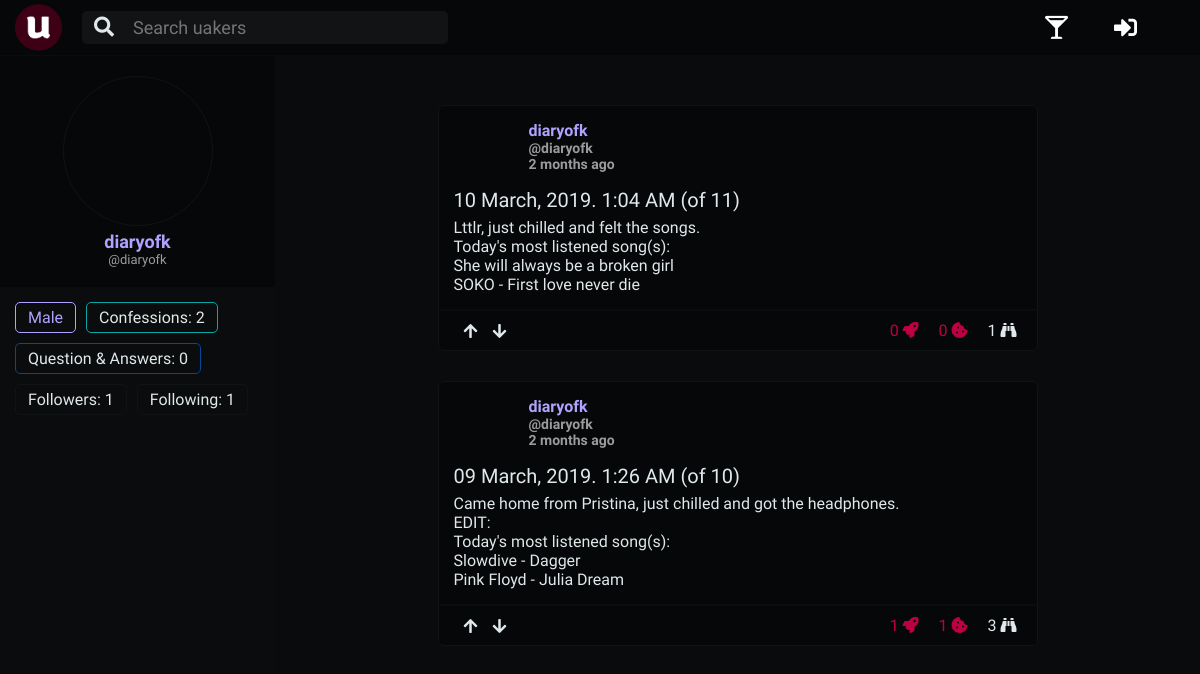
The page /profile/v/diaryofk on the database as committed earlier.
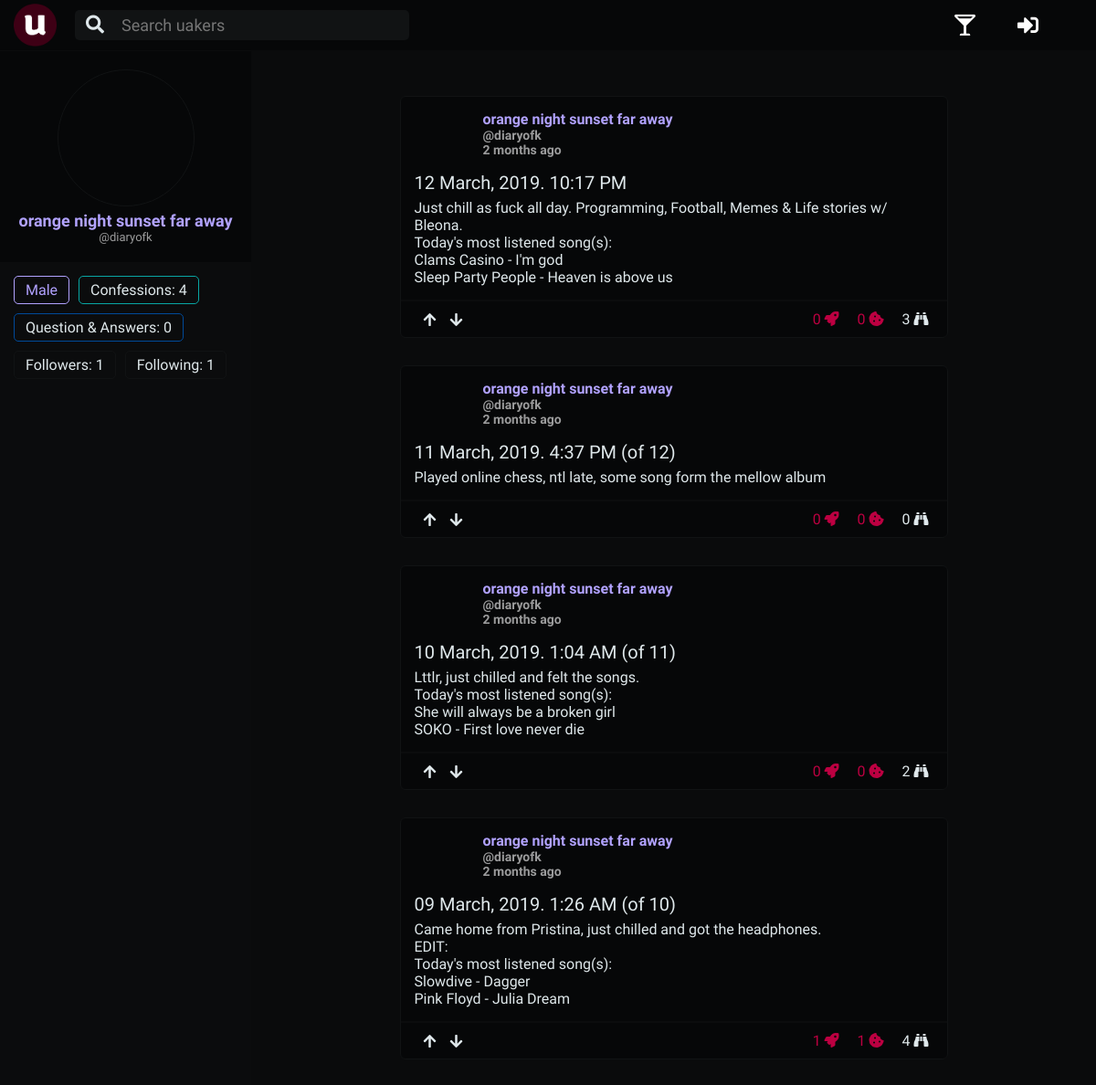
The same page on the database as committed later.
### home/models.py (models this page shows, shortened)
class UserProfile(AbstractUser):
    profile_nickname        = models.CharField(max_length=35)
    profile_year            = models.CharField(max_length=2, choices=YCHOICES)
    profile_sex             = models.CharField(max_length=1, choices=SCHOICES)
    profile_image           = models.CharField(max_length=700, blank=True)
    profile_slug            = models.SlugField(blank=True, max_length=900, unique=True)
    profile_song            = models.CharField(max_length=300, blank=True, null=True)
    def __init__(self, *args, **kwargs):
        self._meta.get_field(
            'username'
        ).validators[0] = CustomUsernameValidator()
        super().__init__(*args, **kwargs)

class Confessions(models.Model):
    confession_author       = models.ForeignKey(UserProfile, on_delete=models.CASCADE)
    confession_title        = models.CharField(max_length=100)
    confession_body         = models.TextField(blank=False, null=False)
    confession_upvotes      = models.ManyToManyField(UserProfile, related_name='confession_upvotes', blank=True)
    confession_downvotes    = models.ManyToManyField(UserProfile, related_name='confession_downvotes', blank=True)
    confession_upvotes_int  = models.IntegerField(default=0)
    confession_views        = models.IntegerField(default=0)
    date_created_at         = models.DateTimeField(auto_now_add=True)
    confession_updated_at   = models.DateTimeField(auto_now=True)
    confession_slug         = models.SlugField(blank=True, max_length=900)

### uprofile/views.py (the view)
# urls.py: path('v/<slug:profile_slug>', views.profile_view, name='profile_view'),
def profile_view(request, profile_slug=''):
    isuser = False
    have_followed_them = False
    if profile_slug == '':
        if request.user.is_authenticated:
            profile_slug = request.user.profile_slug
        else:
            return redirect('home:home_view')
    user_profile = UserProfile.objects.get(profile_slug=profile_slug)
    user_confession_number = Confessions.objects.filter(confession_author=user_profile).count()
    if user_profile == request.user:
        isuser = True
    if request.user.is_authenticated:
        if FollowProfile.objects.filter(follow_init=request.user, follow_rec=user_profile).exists():
            have_followed_them = True
    user_questions = QuestionPost.objects.filter(question_directed=user_profile).all()
    user_confessions = Confessions.objects.filter(confession_author=user_profile).all()
    user_posts = sorted(
        chain(user_questions, user_confessions),
        key=attrgetter('date_created_at'),
        reverse=True)
    if request.method == 'GET':
        qu_form = QuestionPostForm()
        ans_form = AnswerPostForm()
    context = {
        'user_posts': user_posts,
        'user_questions': user_questions,
        'user_profile': user_profile,
        'user_confession_number': user_confession_number,
        'isuser': isuser,
        'have_followed_them': have_followed_them,
        'qu_form': qu_form,
        'ans_form': ans_form,
    }
    return render(request, 'uprofile/profile_view.html', context)

### uprofile/forms.py
class QuestionPostForm(forms.ModelForm):
    question_body = forms.CharField(max_length=10000, required=True, widget=forms.Textarea(attrs={'placeholder': 'Wanna ask a question?', 'onfocus': 'this.placeholder=""', 'onblur': 'this.placeholder="Wanna ask a question?"'}))
    class Meta:
        model = QuestionPost
        fields = ('question_body',)

class AnswerPostForm(forms.ModelForm):
    answer_body = forms.CharField(max_length=10000, required=True, widget=forms.Textarea(attrs={'placeholder': 'Wanna answer the question?', 'onfocus': 'this.placeholder=""', 'onblur': 'this.placeholder="Wanna answer the question?"'}))
    class Meta:
        model = AnswerPost
        fields = ('answer_body',)

### uprofile/templatetags/follow_numbers.py (called while the page is built)
@register.filter(name='rec_followed_by')
def rec_followed_by(follow_user):
    return FollowProfile.objects.filter(follow_rec=follow_user).count()

@register.filter(name='rec_following')
def rec_following(follow_user):
    return FollowProfile.objects.filter(follow_init=follow_user).count()

### uprofile/templates/uprofile/profile_view.html (shortened to what this page needs)
{% extends 'base.html' %}
{% load static %}
{% load main_external_filters %}
{% load follow_numbers %}
{% block css %}
  <link rel="stylesheet" href="{% static 'common_views.css' %}">
  <link rel="stylesheet" href="{% static 'uprofile/css/profile_view.css' %}">
{% endblock %}
{% block body %}
  <div class="main-container">
    <div class="left-user-div">
      <div class="left-user">
        <div class='left-photo-div'>
          <div class="left-photo" style="background-image: url({{ user_profile.profile_image }})">
          </div>
          <pre class="left-meta-uy {{user_profile|m_or_f_color}}">{{ user_profile.profile_nickname }}</pre>
          <p class="left-meta-uys">@{{ user_profile.username}}</p>
        </div>
        <div class="left-meta-info-wrap">
          <span class="left-meta-info {{ user_profile|m_or_f_color}}">
            {{ user_profile.get_profile_sex_display }}
          </span>
          <span class="left-meta-info left-meta-co">
            Confessions:
            {{ user_confession_number }}
          </span>
          <span class="left-meta-info left-meta-qu">
            Question & Answers:
            {{ user_questions.count }}
          </span>
          <a href="{% url 'uprofile:followed_view' user_profile.profile_slug %}" class="left-meta-info">
            Followers:
            {{ user_profile|rec_followed_by }}
          </a>
          <a href="{% url 'uprofile:following_view' user_profile.profile_slug %}" class="left-meta-info">
            Following:
            {{ user_profile|rec_following }}
          </a>
        </div>
      </div>
    </div>
    <div class="right-user">
      <div class="right-full">
        {% if user_posts %}
        {% for cons in user_posts %}
        {% if cons.question_body %}
        {% include 'uprofile/profile_view_question_box.html' %}
        {% else %}
        {% include 'home/confession_box.html' %}
        {% endif %}
        {% endfor %}
        {% else %}
        <span class="no_post_notice">
          There are no posts for this user
        </span>
        {% endif %}
      </div>
    </div>
  </div>
{% endblock %}

### home/templates/home/confession_box.html (shortened to what this page needs)
{% load main_external_filters %}
{% load humanize %}
<div class="confession_box confession_profile">
  <div class="co-main">
    <div class="co-up">
      <div class="co_photo_meta_div">
        <a href="{% url 'uprofile:profile_view' cons.confession_author.profile_slug %}" class="co_photo" style="background-image: url({{ cons.confession_author.profile_image }})"></a>
        <div class="co-aut-year">
          <a href="{% url 'uprofile:profile_view' cons.confession_author.profile_slug %}" class="co-aut {{cons.confession_author|m_or_f_color}}"><pre>{{ cons.confession_author.profile_nickname }}</pre></a>
          <span class="co-year">@{{ cons.confession_author.username }}</span>
          <span class="co-year">{{ cons.date_created_at|naturaltime }}</span>
        </div>
      </div>
      <div class="co-up-text">
        <a href="{% url 'home:confession_view' cons.confession_slug %}" class="co-title">{{ cons.confession_title|truncatechars:60 }}</a>
      </div>
    </div>
    <a href="{% url 'home:confession_view' cons.confession_slug %}">
      <div class="co-down-text">
        {{ cons.confession_body|linebreaks|truncatewords:60 }}
      </div>
    </a>
  </div>
  <div class="co-rank">
    <div class="co-upd-div">
      <a class="co-upd co-upd-upvote co-anchor" href="{% url 'home:upvote_view' 'confession' cons.confession_slug %}">
        <i class="fas fa-arrow-up co-upd-i co-i-upvote co-upvote-downvote-gylph {% if request.user in cons.confession_upvotes.all %} co-upd-i-active {% endif %}"></i>
      </a>
      <a class="co-upd co-upd-downvote co-anchor" href="{% url 'home:downvote_view' 'confession' cons.confession_slug %}">
        <i class="fas fa-arrow-down co-upd-i co-i-downvote co-upvote-downvote-gylph {% if request.user in cons.confession_downvotes.all %} co-upd-i-active {% endif %}"></i>
      </a>
    </div>
    <div class="co-upd-info co-numbers">
      <p class="co-upd-iu co-upvote-par">
        <span data-title="{% for uuser in cons.confession_upvotes.all %}{{ uuser.username }}, {% endfor %}" class="co-emp co-upvote-digit">{{ cons.confession_upvotes_int }}</span>
        <i class="fas fa-rocket co-co-color" data-title="upvotes"></i>
      </p>
      <div class="co-upd-comments">
        <span class="co-co-color">
          {{ cons.confessioncomment_set.count }}
        </span>
        <i class="fas fa-cookie-bite co-co-color" data-title="comments"></i>
      </div>
      <p class="co-upd-iv">
        <span>{{ cons.confession_views }}</span>
        <i class="fas fa-binoculars" data-title="views"></i>
      </p>
    </div>
  </div>
</div>

Rows that differ between the two databases and show on the page:
changed UserProfile "Male": profile_nickname "diaryofk" → "orange night sunset far away"
added Confessions: confession_author.profile_nickname "orange night sunset far away", confession_author.username "diaryofk", date_created_at "2 months ago", confession_title "12 March, 2019. 10:17 PM", confession_body "Just chill as fuck all day. Programming, Football, Memes & Life stories w/ Bleona. Today's most listened song(s): Clams Casino - I'm god Sleep Party People - Heaven is above us", confession_upvotes_int "0", confessioncomment_set.count "0", confession_views "3"
added Confessions: confession_author.profile_nickname "orange night sunset far away", confession_author.username "diaryofk", date_created_at "2 months ago", confession_title "11 March, 2019. 4:37 PM (of 12)", confession_body "Played online chess, ntl late, some song form the mellow album", confession_upvotes_int "0", confessioncomment_set.count "0", confession_views "0"
changed Confessions "10 March, 2019. 1:04 AM (of 11)": confession_author.profile_nickname "diaryofk" → "orange night sunset far away"; confession_views "1" → "2"
changed Confessions "09 March, 2019. 1:26 AM (of 10)": confession_author.profile_nickname "diaryofk" → "orange night sunset far away"; confession_views "3" → "4"
Other text that changed with them:
{{ user_confession_number }}: "2" → "4"
